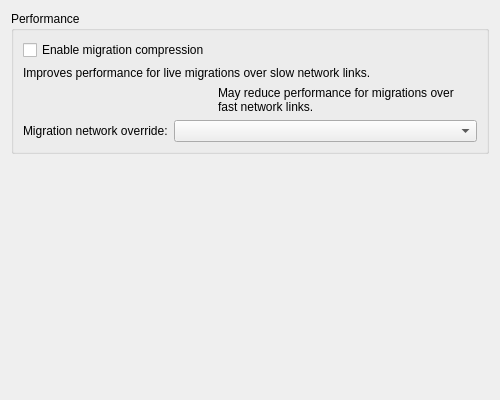
<?xml version="1.0" encoding="UTF-8"?>
<ui version="4.0">
 <class>PoolAdvancedEditPage</class>
 <widget class="QWidget" name="PoolAdvancedEditPage">
  <property name="geometry">
   <rect>
    <x>0</x>
    <y>0</y>
    <width>500</width>
    <height>400</height>
   </rect>
  </property>
  <layout class="QVBoxLayout" name="verticalLayout">
   <item>
    <widget class="QGroupBox" name="groupBoxPerf">
     <property name="title">
      <string>Performance</string>
     </property>
     <layout class="QVBoxLayout" name="verticalLayout_2">
     <item>
       <widget class="QCheckBox" name="checkBoxCompression">
        <property name="text">
         <string>Enable migration compression</string>
        </property>
       </widget>
      </item>
      <item>
       <widget class="QLabel" name="labelInfo1">
        <property name="text">
         <string>Improves performance for live migrations over slow network links.</string>
        </property>
        <property name="alignment">
         <set>Qt::AlignLeading|Qt::AlignLeft|Qt::AlignTop</set>
        </property>
        <property name="wordWrap">
         <bool>true</bool>
        </property>
       </widget>
      </item>
      <item>
       <layout class="QHBoxLayout" name="horizontalLayout_2">
        <item>
         <widget class="QLabel" name="labelInfo2Icon">
          <property name="text">
           <string/>
          </property>
          <property name="pixmap">
           <pixmap resource="../resources.qrc">:/icons/info.png</pixmap>
          </property>
         </widget>
        </item>
        <item>
         <widget class="QLabel" name="labelInfo2">
          <property name="text">
           <string>May reduce performance for migrations over fast network links.</string>
          </property>
          <property name="alignment">
           <set>Qt::AlignLeading|Qt::AlignLeft|Qt::AlignTop</set>
          </property>
          <property name="wordWrap">
           <bool>true</bool>
          </property>
         </widget>
        </item>
        </layout>
      </item>
      <item>
       <layout class="QFormLayout" name="formLayoutMigrationNetwork">
        <item row="0" column="0">
         <widget class="QLabel" name="labelMigrationNetwork">
          <property name="text">
           <string>Migration network override:</string>
          </property>
         </widget>
        </item>
        <item row="0" column="1">
         <widget class="QComboBox" name="comboMigrationNetwork"/>
        </item>
       </layout>
      </item>
     </layout>
    </widget>
   </item>
   <item>
    <spacer name="verticalSpacer">
     <property name="orientation">
      <enum>Qt::Vertical</enum>
     </property>
     <property name="sizeHint" stdset="0">
      <size>
       <width>20</width>
       <height>40</height>
      </size>
     </property>
    </spacer>
   </item>
  </layout>
 </widget>
 <resources>
  <include location="../resources.qrc"/>
 </resources>
 <connections/>
</ui>
